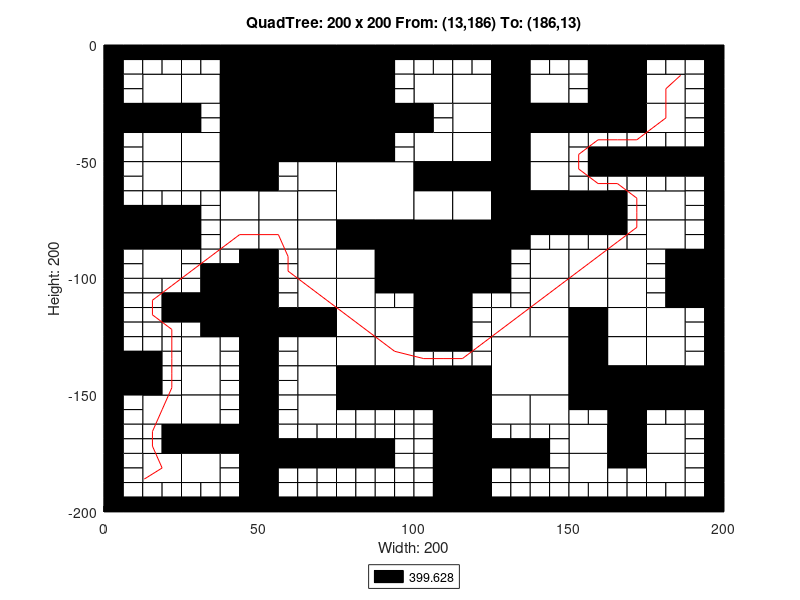

MATLAB code for this plot:
axis([0 200 -200 0]);
title('QuadTree: 200 x 200 From: (13,186) To: (186,13)');
xlabel('Width: 200');
ylabel('Height: 200');
rectangle('Position',[50 -25 25 25], 'FaceColor',[0 0 0]);
rectangle('Position',[50 -50 25 25], 'FaceColor',[0 0 0]);
rectangle('Position',[75 -75 25 25], 'FaceColor',[1 1 1]);
rectangle('Position',[100 -100 25 25], 'FaceColor',[0 0 0]);
rectangle('Position',[125 -150 25 25], 'FaceColor',[1 1 1]);
rectangle('Position',[12.5 -25 12.5 12.5], 'FaceColor',[1 1 1]);
rectangle('Position',[37.5 -12.5 12.5 12.5], 'FaceColor',[0 0 0]);
rectangle('Position',[25 -25 12.5 12.5], 'FaceColor',[1 1 1]);
rectangle('Position',[37.5 -25 12.5 12.5], 'FaceColor',[0 0 0]);
rectangle('Position',[0 -37.5 12.5 12.5], 'FaceColor',[0 0 0]);
rectangle('Position',[12.5 -37.5 12.5 12.5], 'FaceColor',[0 0 0]);
rectangle('Position',[12.5 -50 12.5 12.5], 'FaceColor',[1 1 1]);
rectangle('Position',[37.5 -37.5 12.5 12.5], 'FaceColor',[0 0 0]);
rectangle('Position',[25 -50 12.5 12.5], 'FaceColor',[1 1 1]);
rectangle('Position',[37.5 -50 12.5 12.5], 'FaceColor',[0 0 0]);
rectangle('Position',[75 -12.5 12.5 12.5], 'FaceColor',[0 0 0]);
rectangle('Position',[75 -25 12.5 12.5], 'FaceColor',[0 0 0]);
rectangle('Position',[75 -37.5 12.5 12.5], 'FaceColor',[0 0 0]);
rectangle('Position',[87.5 -37.5 12.5 12.5], 'FaceColor',[0 0 0]);
rectangle('Position',[75 -50 12.5 12.5], 'FaceColor',[0 0 0]);
rectangle('Position',[12.5 -62.5 12.5 12.5], 'FaceColor',[1 1 1]);
rectangle('Position',[25 -62.5 12.5 12.5], 'FaceColor',[1 1 1]);
rectangle('Position',[37.5 -62.5 12.5 12.5], 'FaceColor',[0 0 0]);
rectangle('Position',[37.5 -75 12.5 12.5], 'FaceColor',[1 1 1]);
rectangle('Position',[0 -87.5 12.5 12.5], 'FaceColor',[0 0 0]);
rectangle('Position',[12.5 -87.5 12.5 12.5], 'FaceColor',[0 0 0]);
rectangle('Position',[12.5 -100 12.5 12.5], 'FaceColor',[1 1 1]);
rectangle('Position',[37.5 -87.5 12.5 12.5], 'FaceColor',[1 1 1]);
rectangle('Position',[62.5 -62.5 12.5 12.5], 'FaceColor',[1 1 1]);
rectangle('Position',[50 -75 12.5 12.5], 'FaceColor',[1 1 1]);
rectangle('Position',[62.5 -75 12.5 12.5], 'FaceColor',[1 1 1]);
rectangle('Position',[50 -87.5 12.5 12.5], 'FaceColor',[1 1 1]);
rectangle('Position',[62.5 -87.5 12.5 12.5], 'FaceColor',[1 1 1]);
rectangle('Position',[62.5 -100 12.5 12.5], 'FaceColor',[1 1 1]);
rectangle('Position',[75 -87.5 12.5 12.5], 'FaceColor',[0 0 0]);
rectangle('Position',[87.5 -87.5 12.5 12.5], 'FaceColor',[0 0 0]);
rectangle('Position',[75 -100 12.5 12.5], 'FaceColor',[1 1 1]);
rectangle('Position',[87.5 -100 12.5 12.5], 'FaceColor',[0 0 0]);
rectangle('Position',[100 -25 12.5 12.5], 'FaceColor',[1 1 1]);
rectangle('Position',[112.5 -25 12.5 12.5], 'FaceColor',[1 1 1]);
rectangle('Position',[125 -12.5 12.5 12.5], 'FaceColor',[0 0 0]);
rectangle('Position',[125 -25 12.5 12.5], 'FaceColor',[0 0 0]);
rectangle('Position',[137.5 -25 12.5 12.5], 'FaceColor',[1 1 1]);
rectangle('Position',[112.5 -37.5 12.5 12.5], 'FaceColor',[1 1 1]);
rectangle('Position',[100 -50 12.5 12.5], 'FaceColor',[1 1 1]);
rectangle('Position',[112.5 -50 12.5 12.5], 'FaceColor',[1 1 1]);
rectangle('Position',[125 -37.5 12.5 12.5], 'FaceColor',[0 0 0]);
rectangle('Position',[137.5 -37.5 12.5 12.5], 'FaceColor',[0 0 0]);
rectangle('Position',[125 -50 12.5 12.5], 'FaceColor',[0 0 0]);
rectangle('Position',[137.5 -50 12.5 12.5], 'FaceColor',[1 1 1]);
rectangle('Position',[162.5 -12.5 12.5 12.5], 'FaceColor',[0 0 0]);
rectangle('Position',[162.5 -25 12.5 12.5], 'FaceColor',[0 0 0]);
rectangle('Position',[175 -25 12.5 12.5], 'FaceColor',[1 1 1]);
rectangle('Position',[150 -37.5 12.5 12.5], 'FaceColor',[0 0 0]);
rectangle('Position',[162.5 -37.5 12.5 12.5], 'FaceColor',[0 0 0]);
rectangle('Position',[175 -37.5 12.5 12.5], 'FaceColor',[1 1 1]);
rectangle('Position',[100 -62.5 12.5 12.5], 'FaceColor',[0 0 0]);
rectangle('Position',[112.5 -62.5 12.5 12.5], 'FaceColor',[0 0 0]);
rectangle('Position',[100 -75 12.5 12.5], 'FaceColor',[1 1 1]);
rectangle('Position',[112.5 -75 12.5 12.5], 'FaceColor',[1 1 1]);
rectangle('Position',[125 -62.5 12.5 12.5], 'FaceColor',[0 0 0]);
rectangle('Position',[137.5 -62.5 12.5 12.5], 'FaceColor',[1 1 1]);
rectangle('Position',[125 -75 12.5 12.5], 'FaceColor',[0 0 0]);
rectangle('Position',[137.5 -75 12.5 12.5], 'FaceColor',[0 0 0]);
rectangle('Position',[125 -87.5 12.5 12.5], 'FaceColor',[0 0 0]);
rectangle('Position',[137.5 -100 12.5 12.5], 'FaceColor',[1 1 1]);
rectangle('Position',[150 -75 12.5 12.5], 'FaceColor',[0 0 0]);
rectangle('Position',[175 -75 12.5 12.5], 'FaceColor',[1 1 1]);
rectangle('Position',[150 -100 12.5 12.5], 'FaceColor',[1 1 1]);
rectangle('Position',[162.5 -100 12.5 12.5], 'FaceColor',[1 1 1]);
rectangle('Position',[175 -87.5 12.5 12.5], 'FaceColor',[1 1 1]);
rectangle('Position',[187.5 -100 12.5 12.5], 'FaceColor',[0 0 0]);
rectangle('Position',[37.5 -112.5 12.5 12.5], 'FaceColor',[0 0 0]);
rectangle('Position',[37.5 -125 12.5 12.5], 'FaceColor',[0 0 0]);
rectangle('Position',[0 -150 12.5 12.5], 'FaceColor',[0 0 0]);
rectangle('Position',[25 -137.5 12.5 12.5], 'FaceColor',[1 1 1]);
rectangle('Position',[25 -150 12.5 12.5], 'FaceColor',[1 1 1]);
rectangle('Position',[62.5 -112.5 12.5 12.5], 'FaceColor',[1 1 1]);
rectangle('Position',[50 -125 12.5 12.5], 'FaceColor',[0 0 0]);
rectangle('Position',[62.5 -125 12.5 12.5], 'FaceColor',[0 0 0]);
rectangle('Position',[75 -112.5 12.5 12.5], 'FaceColor',[1 1 1]);
rectangle('Position',[75 -125 12.5 12.5], 'FaceColor',[1 1 1]);
rectangle('Position',[87.5 -125 12.5 12.5], 'FaceColor',[1 1 1]);
rectangle('Position',[62.5 -137.5 12.5 12.5], 'FaceColor',[1 1 1]);
rectangle('Position',[62.5 -150 12.5 12.5], 'FaceColor',[1 1 1]);
rectangle('Position',[75 -137.5 12.5 12.5], 'FaceColor',[1 1 1]);
rectangle('Position',[87.5 -137.5 12.5 12.5], 'FaceColor',[1 1 1]);
rectangle('Position',[75 -150 12.5 12.5], 'FaceColor',[0 0 0]);
rectangle('Position',[87.5 -150 12.5 12.5], 'FaceColor',[0 0 0]);
rectangle('Position',[12.5 -162.5 12.5 12.5], 'FaceColor',[1 1 1]);
rectangle('Position',[25 -162.5 12.5 12.5], 'FaceColor',[1 1 1]);
rectangle('Position',[25 -175 12.5 12.5], 'FaceColor',[0 0 0]);
rectangle('Position',[37.5 -175 12.5 12.5], 'FaceColor',[0 0 0]);
rectangle('Position',[12.5 -187.5 12.5 12.5], 'FaceColor',[1 1 1]);
rectangle('Position',[25 -187.5 12.5 12.5], 'FaceColor',[1 1 1]);
rectangle('Position',[62.5 -162.5 12.5 12.5], 'FaceColor',[1 1 1]);
rectangle('Position',[100 -112.5 12.5 12.5], 'FaceColor',[0 0 0]);
rectangle('Position',[100 -125 12.5 12.5], 'FaceColor',[0 0 0]);
rectangle('Position',[137.5 -112.5 12.5 12.5], 'FaceColor',[1 1 1]);
rectangle('Position',[125 -125 12.5 12.5], 'FaceColor',[1 1 1]);
rectangle('Position',[137.5 -125 12.5 12.5], 'FaceColor',[1 1 1]);
rectangle('Position',[100 -150 12.5 12.5], 'FaceColor',[0 0 0]);
rectangle('Position',[112.5 -150 12.5 12.5], 'FaceColor',[0 0 0]);
rectangle('Position',[150 -112.5 12.5 12.5], 'FaceColor',[1 1 1]);
rectangle('Position',[162.5 -112.5 12.5 12.5], 'FaceColor',[1 1 1]);
rectangle('Position',[150 -125 12.5 12.5], 'FaceColor',[0 0 0]);
rectangle('Position',[162.5 -125 12.5 12.5], 'FaceColor',[1 1 1]);
rectangle('Position',[187.5 -112.5 12.5 12.5], 'FaceColor',[0 0 0]);
rectangle('Position',[175 -125 12.5 12.5], 'FaceColor',[1 1 1]);
rectangle('Position',[150 -137.5 12.5 12.5], 'FaceColor',[0 0 0]);
rectangle('Position',[162.5 -137.5 12.5 12.5], 'FaceColor',[1 1 1]);
rectangle('Position',[150 -150 12.5 12.5], 'FaceColor',[0 0 0]);
rectangle('Position',[162.5 -150 12.5 12.5], 'FaceColor',[0 0 0]);
rectangle('Position',[175 -137.5 12.5 12.5], 'FaceColor',[1 1 1]);
rectangle('Position',[175 -150 12.5 12.5], 'FaceColor',[0 0 0]);
rectangle('Position',[187.5 -150 12.5 12.5], 'FaceColor',[0 0 0]);
rectangle('Position',[112.5 -162.5 12.5 12.5], 'FaceColor',[0 0 0]);
rectangle('Position',[112.5 -175 12.5 12.5], 'FaceColor',[0 0 0]);
rectangle('Position',[125 -162.5 12.5 12.5], 'FaceColor',[1 1 1]);
rectangle('Position',[137.5 -162.5 12.5 12.5], 'FaceColor',[1 1 1]);
rectangle('Position',[112.5 -187.5 12.5 12.5], 'FaceColor',[0 0 0]);
rectangle('Position',[112.5 -200 12.5 12.5], 'FaceColor',[0 0 0]);
rectangle('Position',[162.5 -162.5 12.5 12.5], 'FaceColor',[0 0 0]);
rectangle('Position',[150 -175 12.5 12.5], 'FaceColor',[1 1 1]);
rectangle('Position',[162.5 -175 12.5 12.5], 'FaceColor',[0 0 0]);
rectangle('Position',[175 -175 12.5 12.5], 'FaceColor',[1 1 1]);
rectangle('Position',[150 -187.5 12.5 12.5], 'FaceColor',[1 1 1]);
rectangle('Position',[175 -187.5 12.5 12.5], 'FaceColor',[1 1 1]);
rectangle('Position',[0 -6.25 6.25 6.25], 'FaceColor',[0 0 0]);
rectangle('Position',[6.25 -6.25 6.25 6.25], 'FaceColor',[0 0 0]);
rectangle('Position',[0 -12.5 6.25 6.25], 'FaceColor',[0 0 0]);
rectangle('Position',[6.25 -12.5 6.25 6.25], 'FaceColor',[1 1 1]);
rectangle('Position',[12.5 -6.25 6.25 6.25], 'FaceColor',[0 0 0]);
rectangle('Position',[18.75 -6.25 6.25 6.25], 'FaceColor',[0 0 0]);
rectangle('Position',[12.5 -12.5 6.25 6.25], 'FaceColor',[1 1 1]);
rectangle('Position',[18.75 -12.5 6.25 6.25], 'FaceColor',[1 1 1]);
rectangle('Position',[0 -18.75 6.25 6.25], 'FaceColor',[0 0 0]);
rectangle('Position',[6.25 -18.75 6.25 6.25], 'FaceColor',[1 1 1]);
rectangle('Position',[0 -25 6.25 6.25], 'FaceColor',[0 0 0]);
rectangle('Position',[6.25 -25 6.25 6.25], 'FaceColor',[1 1 1]);
rectangle('Position',[25 -6.25 6.25 6.25], 'FaceColor',[0 0 0]);
rectangle('Position',[31.25 -6.25 6.25 6.25], 'FaceColor',[0 0 0]);
rectangle('Position',[25 -12.5 6.25 6.25], 'FaceColor',[1 1 1]);
rectangle('Position',[31.25 -12.5 6.25 6.25], 'FaceColor',[1 1 1]);
rectangle('Position',[0 -43.75 6.25 6.25], 'FaceColor',[0 0 0]);
rectangle('Position',[6.25 -43.75 6.25 6.25], 'FaceColor',[1 1 1]);
rectangle('Position',[0 -50 6.25 6.25], 'FaceColor',[0 0 0]);
rectangle('Position',[6.25 -50 6.25 6.25], 'FaceColor',[1 1 1]);
rectangle('Position',[25 -31.25 6.25 6.25], 'FaceColor',[0 0 0]);
rectangle('Position',[31.25 -31.25 6.25 6.25], 'FaceColor',[1 1 1]);
rectangle('Position',[25 -37.5 6.25 6.25], 'FaceColor',[0 0 0]);
rectangle('Position',[31.25 -37.5 6.25 6.25], 'FaceColor',[1 1 1]);
rectangle('Position',[87.5 -6.25 6.25 6.25], 'FaceColor',[0 0 0]);
rectangle('Position',[93.75 -6.25 6.25 6.25], 'FaceColor',[0 0 0]);
rectangle('Position',[87.5 -12.5 6.25 6.25], 'FaceColor',[0 0 0]);
rectangle('Position',[93.75 -12.5 6.25 6.25], 'FaceColor',[1 1 1]);
rectangle('Position',[87.5 -18.75 6.25 6.25], 'FaceColor',[0 0 0]);
rectangle('Position',[93.75 -18.75 6.25 6.25], 'FaceColor',[1 1 1]);
rectangle('Position',[87.5 -25 6.25 6.25], 'FaceColor',[0 0 0]);
rectangle('Position',[93.75 -25 6.25 6.25], 'FaceColor',[1 1 1]);
rectangle('Position',[87.5 -43.75 6.25 6.25], 'FaceColor',[0 0 0]);
rectangle('Position',[93.75 -43.75 6.25 6.25], 'FaceColor',[1 1 1]);
rectangle('Position',[87.5 -50 6.25 6.25], 'FaceColor',[0 0 0]);
rectangle('Position',[93.75 -50 6.25 6.25], 'FaceColor',[1 1 1]);
rectangle('Position',[0 -56.25 6.25 6.25], 'FaceColor',[0 0 0]);
rectangle('Position',[6.25 -56.25 6.25 6.25], 'FaceColor',[1 1 1]);
rectangle('Position',[0 -62.5 6.25 6.25], 'FaceColor',[0 0 0]);
rectangle('Position',[6.25 -62.5 6.25 6.25], 'FaceColor',[1 1 1]);
rectangle('Position',[0 -68.75 6.25 6.25], 'FaceColor',[0 0 0]);
rectangle('Position',[6.25 -68.75 6.25 6.25], 'FaceColor',[1 1 1]);
rectangle('Position',[0 -75 6.25 6.25], 'FaceColor',[0 0 0]);
rectangle('Position',[6.25 -75 6.25 6.25], 'FaceColor',[0 0 0]);
rectangle('Position',[12.5 -68.75 6.25 6.25], 'FaceColor',[1 1 1]);
rectangle('Position',[18.75 -68.75 6.25 6.25], 'FaceColor',[1 1 1]);
rectangle('Position',[12.5 -75 6.25 6.25], 'FaceColor',[0 0 0]);
rectangle('Position',[18.75 -75 6.25 6.25], 'FaceColor',[0 0 0]);
rectangle('Position',[25 -68.75 6.25 6.25], 'FaceColor',[1 1 1]);
rectangle('Position',[31.25 -68.75 6.25 6.25], 'FaceColor',[1 1 1]);
rectangle('Position',[25 -75 6.25 6.25], 'FaceColor',[0 0 0]);
rectangle('Position',[31.25 -75 6.25 6.25], 'FaceColor',[1 1 1]);
rectangle('Position',[0 -93.75 6.25 6.25], 'FaceColor',[0 0 0]);
rectangle('Position',[6.25 -93.75 6.25 6.25], 'FaceColor',[1 1 1]);
rectangle('Position',[0 -100 6.25 6.25], 'FaceColor',[0 0 0]);
rectangle('Position',[6.25 -100 6.25 6.25], 'FaceColor',[1 1 1]);
rectangle('Position',[25 -81.25 6.25 6.25], 'FaceColor',[0 0 0]);
rectangle('Position',[31.25 -81.25 6.25 6.25], 'FaceColor',[1 1 1]);
rectangle('Position',[25 -87.5 6.25 6.25], 'FaceColor',[0 0 0]);
rectangle('Position',[31.25 -87.5 6.25 6.25], 'FaceColor',[1 1 1]);
rectangle('Position',[25 -93.75 6.25 6.25], 'FaceColor',[1 1 1]);
rectangle('Position',[31.25 -93.75 6.25 6.25], 'FaceColor',[1 1 1]);
rectangle('Position',[25 -100 6.25 6.25], 'FaceColor',[1 1 1]);
rectangle('Position',[31.25 -100 6.25 6.25], 'FaceColor',[0 0 0]);
rectangle('Position',[37.5 -93.75 6.25 6.25], 'FaceColor',[1 1 1]);
rectangle('Position',[43.75 -93.75 6.25 6.25], 'FaceColor',[0 0 0]);
rectangle('Position',[37.5 -100 6.25 6.25], 'FaceColor',[0 0 0]);
rectangle('Position',[43.75 -100 6.25 6.25], 'FaceColor',[0 0 0]);
rectangle('Position',[50 -56.25 6.25 6.25], 'FaceColor',[0 0 0]);
rectangle('Position',[56.25 -56.25 6.25 6.25], 'FaceColor',[1 1 1]);
rectangle('Position',[50 -62.5 6.25 6.25], 'FaceColor',[0 0 0]);
rectangle('Position',[56.25 -62.5 6.25 6.25], 'FaceColor',[1 1 1]);
rectangle('Position',[50 -93.75 6.25 6.25], 'FaceColor',[0 0 0]);
rectangle('Position',[56.25 -93.75 6.25 6.25], 'FaceColor',[1 1 1]);
rectangle('Position',[50 -100 6.25 6.25], 'FaceColor',[0 0 0]);
rectangle('Position',[56.25 -100 6.25 6.25], 'FaceColor',[1 1 1]);
rectangle('Position',[100 -6.25 6.25 6.25], 'FaceColor',[0 0 0]);
rectangle('Position',[106.25 -6.25 6.25 6.25], 'FaceColor',[0 0 0]);
rectangle('Position',[100 -12.5 6.25 6.25], 'FaceColor',[1 1 1]);
rectangle('Position',[106.25 -12.5 6.25 6.25], 'FaceColor',[1 1 1]);
rectangle('Position',[112.5 -6.25 6.25 6.25], 'FaceColor',[0 0 0]);
rectangle('Position',[118.75 -6.25 6.25 6.25], 'FaceColor',[0 0 0]);
rectangle('Position',[112.5 -12.5 6.25 6.25], 'FaceColor',[1 1 1]);
rectangle('Position',[118.75 -12.5 6.25 6.25], 'FaceColor',[1 1 1]);
rectangle('Position',[137.5 -6.25 6.25 6.25], 'FaceColor',[0 0 0]);
rectangle('Position',[143.75 -6.25 6.25 6.25], 'FaceColor',[0 0 0]);
rectangle('Position',[137.5 -12.5 6.25 6.25], 'FaceColor',[1 1 1]);
rectangle('Position',[143.75 -12.5 6.25 6.25], 'FaceColor',[1 1 1]);
rectangle('Position',[100 -31.25 6.25 6.25], 'FaceColor',[0 0 0]);
rectangle('Position',[106.25 -31.25 6.25 6.25], 'FaceColor',[1 1 1]);
rectangle('Position',[100 -37.5 6.25 6.25], 'FaceColor',[0 0 0]);
rectangle('Position',[106.25 -37.5 6.25 6.25], 'FaceColor',[1 1 1]);
rectangle('Position',[150 -6.25 6.25 6.25], 'FaceColor',[0 0 0]);
rectangle('Position',[156.25 -6.25 6.25 6.25], 'FaceColor',[0 0 0]);
rectangle('Position',[150 -12.5 6.25 6.25], 'FaceColor',[1 1 1]);
rectangle('Position',[156.25 -12.5 6.25 6.25], 'FaceColor',[0 0 0]);
rectangle('Position',[150 -18.75 6.25 6.25], 'FaceColor',[1 1 1]);
rectangle('Position',[156.25 -18.75 6.25 6.25], 'FaceColor',[0 0 0]);
rectangle('Position',[150 -25 6.25 6.25], 'FaceColor',[1 1 1]);
rectangle('Position',[156.25 -25 6.25 6.25], 'FaceColor',[0 0 0]);
rectangle('Position',[175 -6.25 6.25 6.25], 'FaceColor',[0 0 0]);
rectangle('Position',[181.25 -6.25 6.25 6.25], 'FaceColor',[0 0 0]);
rectangle('Position',[175 -12.5 6.25 6.25], 'FaceColor',[1 1 1]);
rectangle('Position',[181.25 -12.5 6.25 6.25], 'FaceColor',[1 1 1]);
rectangle('Position',[187.5 -6.25 6.25 6.25], 'FaceColor',[0 0 0]);
rectangle('Position',[193.75 -6.25 6.25 6.25], 'FaceColor',[0 0 0]);
rectangle('Position',[187.5 -12.5 6.25 6.25], 'FaceColor',[1 1 1]);
rectangle('Position',[193.75 -12.5 6.25 6.25], 'FaceColor',[0 0 0]);
rectangle('Position',[187.5 -18.75 6.25 6.25], 'FaceColor',[1 1 1]);
rectangle('Position',[193.75 -18.75 6.25 6.25], 'FaceColor',[0 0 0]);
rectangle('Position',[187.5 -25 6.25 6.25], 'FaceColor',[1 1 1]);
rectangle('Position',[193.75 -25 6.25 6.25], 'FaceColor',[0 0 0]);
rectangle('Position',[150 -43.75 6.25 6.25], 'FaceColor',[1 1 1]);
rectangle('Position',[156.25 -43.75 6.25 6.25], 'FaceColor',[1 1 1]);
rectangle('Position',[150 -50 6.25 6.25], 'FaceColor',[1 1 1]);
rectangle('Position',[156.25 -50 6.25 6.25], 'FaceColor',[0 0 0]);
rectangle('Position',[162.5 -43.75 6.25 6.25], 'FaceColor',[1 1 1]);
rectangle('Position',[168.75 -43.75 6.25 6.25], 'FaceColor',[1 1 1]);
rectangle('Position',[162.5 -50 6.25 6.25], 'FaceColor',[0 0 0]);
rectangle('Position',[168.75 -50 6.25 6.25], 'FaceColor',[0 0 0]);
rectangle('Position',[187.5 -31.25 6.25 6.25], 'FaceColor',[1 1 1]);
rectangle('Position',[193.75 -31.25 6.25 6.25], 'FaceColor',[0 0 0]);
rectangle('Position',[187.5 -37.5 6.25 6.25], 'FaceColor',[1 1 1]);
rectangle('Position',[193.75 -37.5 6.25 6.25], 'FaceColor',[0 0 0]);
rectangle('Position',[175 -43.75 6.25 6.25], 'FaceColor',[1 1 1]);
rectangle('Position',[181.25 -43.75 6.25 6.25], 'FaceColor',[1 1 1]);
rectangle('Position',[175 -50 6.25 6.25], 'FaceColor',[0 0 0]);
rectangle('Position',[181.25 -50 6.25 6.25], 'FaceColor',[0 0 0]);
rectangle('Position',[187.5 -43.75 6.25 6.25], 'FaceColor',[1 1 1]);
rectangle('Position',[193.75 -43.75 6.25 6.25], 'FaceColor',[0 0 0]);
rectangle('Position',[187.5 -50 6.25 6.25], 'FaceColor',[0 0 0]);
rectangle('Position',[193.75 -50 6.25 6.25], 'FaceColor',[0 0 0]);
rectangle('Position',[137.5 -81.25 6.25 6.25], 'FaceColor',[0 0 0]);
rectangle('Position',[143.75 -81.25 6.25 6.25], 'FaceColor',[0 0 0]);
rectangle('Position',[137.5 -87.5 6.25 6.25], 'FaceColor',[1 1 1]);
rectangle('Position',[143.75 -87.5 6.25 6.25], 'FaceColor',[1 1 1]);
rectangle('Position',[125 -93.75 6.25 6.25], 'FaceColor',[0 0 0]);
rectangle('Position',[131.25 -93.75 6.25 6.25], 'FaceColor',[1 1 1]);
rectangle('Position',[125 -100 6.25 6.25], 'FaceColor',[0 0 0]);
rectangle('Position',[131.25 -100 6.25 6.25], 'FaceColor',[1 1 1]);
rectangle('Position',[150 -56.25 6.25 6.25], 'FaceColor',[1 1 1]);
rectangle('Position',[156.25 -56.25 6.25 6.25], 'FaceColor',[0 0 0]);
rectangle('Position',[150 -62.5 6.25 6.25], 'FaceColor',[1 1 1]);
rectangle('Position',[156.25 -62.5 6.25 6.25], 'FaceColor',[1 1 1]);
rectangle('Position',[162.5 -56.25 6.25 6.25], 'FaceColor',[0 0 0]);
rectangle('Position',[168.75 -56.25 6.25 6.25], 'FaceColor',[0 0 0]);
rectangle('Position',[162.5 -62.5 6.25 6.25], 'FaceColor',[1 1 1]);
rectangle('Position',[168.75 -62.5 6.25 6.25], 'FaceColor',[1 1 1]);
rectangle('Position',[162.5 -68.75 6.25 6.25], 'FaceColor',[0 0 0]);
rectangle('Position',[168.75 -68.75 6.25 6.25], 'FaceColor',[1 1 1]);
rectangle('Position',[162.5 -75 6.25 6.25], 'FaceColor',[0 0 0]);
rectangle('Position',[168.75 -75 6.25 6.25], 'FaceColor',[1 1 1]);
rectangle('Position',[175 -56.25 6.25 6.25], 'FaceColor',[0 0 0]);
rectangle('Position',[181.25 -56.25 6.25 6.25], 'FaceColor',[0 0 0]);
rectangle('Position',[175 -62.5 6.25 6.25], 'FaceColor',[1 1 1]);
rectangle('Position',[181.25 -62.5 6.25 6.25], 'FaceColor',[1 1 1]);
rectangle('Position',[187.5 -56.25 6.25 6.25], 'FaceColor',[0 0 0]);
rectangle('Position',[193.75 -56.25 6.25 6.25], 'FaceColor',[0 0 0]);
rectangle('Position',[187.5 -62.5 6.25 6.25], 'FaceColor',[1 1 1]);
rectangle('Position',[193.75 -62.5 6.25 6.25], 'FaceColor',[0 0 0]);
rectangle('Position',[187.5 -68.75 6.25 6.25], 'FaceColor',[1 1 1]);
rectangle('Position',[193.75 -68.75 6.25 6.25], 'FaceColor',[0 0 0]);
rectangle('Position',[187.5 -75 6.25 6.25], 'FaceColor',[1 1 1]);
rectangle('Position',[193.75 -75 6.25 6.25], 'FaceColor',[0 0 0]);
rectangle('Position',[150 -81.25 6.25 6.25], 'FaceColor',[0 0 0]);
rectangle('Position',[156.25 -81.25 6.25 6.25], 'FaceColor',[0 0 0]);
rectangle('Position',[150 -87.5 6.25 6.25], 'FaceColor',[1 1 1]);
rectangle('Position',[156.25 -87.5 6.25 6.25], 'FaceColor',[1 1 1]);
rectangle('Position',[162.5 -81.25 6.25 6.25], 'FaceColor',[0 0 0]);
rectangle('Position',[168.75 -81.25 6.25 6.25], 'FaceColor',[1 1 1]);
rectangle('Position',[162.5 -87.5 6.25 6.25], 'FaceColor',[1 1 1]);
rectangle('Position',[168.75 -87.5 6.25 6.25], 'FaceColor',[1 1 1]);
rectangle('Position',[187.5 -81.25 6.25 6.25], 'FaceColor',[1 1 1]);
rectangle('Position',[193.75 -81.25 6.25 6.25], 'FaceColor',[0 0 0]);
rectangle('Position',[187.5 -87.5 6.25 6.25], 'FaceColor',[1 1 1]);
rectangle('Position',[193.75 -87.5 6.25 6.25], 'FaceColor',[0 0 0]);
rectangle('Position',[175 -93.75 6.25 6.25], 'FaceColor',[1 1 1]);
rectangle('Position',[181.25 -93.75 6.25 6.25], 'FaceColor',[0 0 0]);
rectangle('Position',[175 -100 6.25 6.25], 'FaceColor',[1 1 1]);
rectangle('Position',[181.25 -100 6.25 6.25], 'FaceColor',[0 0 0]);
rectangle('Position',[0 -106.25 6.25 6.25], 'FaceColor',[0 0 0]);
rectangle('Position',[6.25 -106.25 6.25 6.25], 'FaceColor',[1 1 1]);
rectangle('Position',[0 -112.5 6.25 6.25], 'FaceColor',[0 0 0]);
rectangle('Position',[6.25 -112.5 6.25 6.25], 'FaceColor',[1 1 1]);
rectangle('Position',[12.5 -106.25 6.25 6.25], 'FaceColor',[1 1 1]);
rectangle('Position',[18.75 -106.25 6.25 6.25], 'FaceColor',[1 1 1]);
rectangle('Position',[12.5 -112.5 6.25 6.25], 'FaceColor',[1 1 1]);
rectangle('Position',[18.75 -112.5 6.25 6.25], 'FaceColor',[0 0 0]);
rectangle('Position',[0 -118.75 6.25 6.25], 'FaceColor',[0 0 0]);
rectangle('Position',[6.25 -118.75 6.25 6.25], 'FaceColor',[1 1 1]);
rectangle('Position',[0 -125 6.25 6.25], 'FaceColor',[0 0 0]);
rectangle('Position',[6.25 -125 6.25 6.25], 'FaceColor',[1 1 1]);
rectangle('Position',[12.5 -118.75 6.25 6.25], 'FaceColor',[1 1 1]);
rectangle('Position',[18.75 -118.75 6.25 6.25], 'FaceColor',[0 0 0]);
rectangle('Position',[12.5 -125 6.25 6.25], 'FaceColor',[1 1 1]);
rectangle('Position',[18.75 -125 6.25 6.25], 'FaceColor',[1 1 1]);
rectangle('Position',[25 -106.25 6.25 6.25], 'FaceColor',[1 1 1]);
rectangle('Position',[31.25 -106.25 6.25 6.25], 'FaceColor',[0 0 0]);
rectangle('Position',[25 -112.5 6.25 6.25], 'FaceColor',[0 0 0]);
rectangle('Position',[31.25 -112.5 6.25 6.25], 'FaceColor',[0 0 0]);
rectangle('Position',[25 -118.75 6.25 6.25], 'FaceColor',[0 0 0]);
rectangle('Position',[31.25 -118.75 6.25 6.25], 'FaceColor',[0 0 0]);
rectangle('Position',[25 -125 6.25 6.25], 'FaceColor',[1 1 1]);
rectangle('Position',[31.25 -125 6.25 6.25], 'FaceColor',[0 0 0]);
rectangle('Position',[0 -131.25 6.25 6.25], 'FaceColor',[0 0 0]);
rectangle('Position',[6.25 -131.25 6.25 6.25], 'FaceColor',[1 1 1]);
rectangle('Position',[0 -137.5 6.25 6.25], 'FaceColor',[0 0 0]);
rectangle('Position',[6.25 -137.5 6.25 6.25], 'FaceColor',[0 0 0]);
rectangle('Position',[12.5 -131.25 6.25 6.25], 'FaceColor',[1 1 1]);
rectangle('Position',[18.75 -131.25 6.25 6.25], 'FaceColor',[1 1 1]);
rectangle('Position',[12.5 -137.5 6.25 6.25], 'FaceColor',[0 0 0]);
rectangle('Position',[18.75 -137.5 6.25 6.25], 'FaceColor',[1 1 1]);
rectangle('Position',[12.5 -143.75 6.25 6.25], 'FaceColor',[0 0 0]);
rectangle('Position',[18.75 -143.75 6.25 6.25], 'FaceColor',[1 1 1]);
rectangle('Position',[12.5 -150 6.25 6.25], 'FaceColor',[0 0 0]);
rectangle('Position',[18.75 -150 6.25 6.25], 'FaceColor',[1 1 1]);
rectangle('Position',[37.5 -131.25 6.25 6.25], 'FaceColor',[1 1 1]);
rectangle('Position',[43.75 -131.25 6.25 6.25], 'FaceColor',[0 0 0]);
rectangle('Position',[37.5 -137.5 6.25 6.25], 'FaceColor',[1 1 1]);
rectangle('Position',[43.75 -137.5 6.25 6.25], 'FaceColor',[0 0 0]);
rectangle('Position',[37.5 -143.75 6.25 6.25], 'FaceColor',[1 1 1]);
rectangle('Position',[43.75 -143.75 6.25 6.25], 'FaceColor',[0 0 0]);
rectangle('Position',[37.5 -150 6.25 6.25], 'FaceColor',[1 1 1]);
rectangle('Position',[43.75 -150 6.25 6.25], 'FaceColor',[0 0 0]);
rectangle('Position',[50 -106.25 6.25 6.25], 'FaceColor',[0 0 0]);
rectangle('Position',[56.25 -106.25 6.25 6.25], 'FaceColor',[1 1 1]);
rectangle('Position',[50 -112.5 6.25 6.25], 'FaceColor',[0 0 0]);
rectangle('Position',[56.25 -112.5 6.25 6.25], 'FaceColor',[1 1 1]);
rectangle('Position',[87.5 -106.25 6.25 6.25], 'FaceColor',[0 0 0]);
rectangle('Position',[93.75 -106.25 6.25 6.25], 'FaceColor',[0 0 0]);
rectangle('Position',[87.5 -112.5 6.25 6.25], 'FaceColor',[1 1 1]);
rectangle('Position',[93.75 -112.5 6.25 6.25], 'FaceColor',[1 1 1]);
rectangle('Position',[50 -131.25 6.25 6.25], 'FaceColor',[0 0 0]);
rectangle('Position',[56.25 -131.25 6.25 6.25], 'FaceColor',[1 1 1]);
rectangle('Position',[50 -137.5 6.25 6.25], 'FaceColor',[0 0 0]);
rectangle('Position',[56.25 -137.5 6.25 6.25], 'FaceColor',[1 1 1]);
rectangle('Position',[50 -143.75 6.25 6.25], 'FaceColor',[0 0 0]);
rectangle('Position',[56.25 -143.75 6.25 6.25], 'FaceColor',[1 1 1]);
rectangle('Position',[50 -150 6.25 6.25], 'FaceColor',[0 0 0]);
rectangle('Position',[56.25 -150 6.25 6.25], 'FaceColor',[1 1 1]);
rectangle('Position',[0 -156.25 6.25 6.25], 'FaceColor',[0 0 0]);
rectangle('Position',[6.25 -156.25 6.25 6.25], 'FaceColor',[1 1 1]);
rectangle('Position',[0 -162.5 6.25 6.25], 'FaceColor',[0 0 0]);
rectangle('Position',[6.25 -162.5 6.25 6.25], 'FaceColor',[1 1 1]);
rectangle('Position',[0 -168.75 6.25 6.25], 'FaceColor',[0 0 0]);
rectangle('Position',[6.25 -168.75 6.25 6.25], 'FaceColor',[1 1 1]);
rectangle('Position',[0 -175 6.25 6.25], 'FaceColor',[0 0 0]);
rectangle('Position',[6.25 -175 6.25 6.25], 'FaceColor',[1 1 1]);
rectangle('Position',[12.5 -168.75 6.25 6.25], 'FaceColor',[1 1 1]);
rectangle('Position',[18.75 -168.75 6.25 6.25], 'FaceColor',[0 0 0]);
rectangle('Position',[12.5 -175 6.25 6.25], 'FaceColor',[1 1 1]);
rectangle('Position',[18.75 -175 6.25 6.25], 'FaceColor',[0 0 0]);
rectangle('Position',[37.5 -156.25 6.25 6.25], 'FaceColor',[1 1 1]);
rectangle('Position',[43.75 -156.25 6.25 6.25], 'FaceColor',[0 0 0]);
rectangle('Position',[37.5 -162.5 6.25 6.25], 'FaceColor',[1 1 1]);
rectangle('Position',[43.75 -162.5 6.25 6.25], 'FaceColor',[0 0 0]);
rectangle('Position',[0 -181.25 6.25 6.25], 'FaceColor',[0 0 0]);
rectangle('Position',[6.25 -181.25 6.25 6.25], 'FaceColor',[1 1 1]);
rectangle('Position',[0 -187.5 6.25 6.25], 'FaceColor',[0 0 0]);
rectangle('Position',[6.25 -187.5 6.25 6.25], 'FaceColor',[1 1 1]);
rectangle('Position',[0 -193.75 6.25 6.25], 'FaceColor',[0 0 0]);
rectangle('Position',[6.25 -193.75 6.25 6.25], 'FaceColor',[1 1 1]);
rectangle('Position',[0 -200 6.25 6.25], 'FaceColor',[0 0 0]);
rectangle('Position',[6.25 -200 6.25 6.25], 'FaceColor',[0 0 0]);
rectangle('Position',[12.5 -193.75 6.25 6.25], 'FaceColor',[1 1 1]);
rectangle('Position',[18.75 -193.75 6.25 6.25], 'FaceColor',[1 1 1]);
rectangle('Position',[12.5 -200 6.25 6.25], 'FaceColor',[0 0 0]);
rectangle('Position',[18.75 -200 6.25 6.25], 'FaceColor',[0 0 0]);
rectangle('Position',[37.5 -181.25 6.25 6.25], 'FaceColor',[1 1 1]);
rectangle('Position',[43.75 -181.25 6.25 6.25], 'FaceColor',[0 0 0]);
rectangle('Position',[37.5 -187.5 6.25 6.25], 'FaceColor',[1 1 1]);
rectangle('Position',[43.75 -187.5 6.25 6.25], 'FaceColor',[0 0 0]);
rectangle('Position',[25 -193.75 6.25 6.25], 'FaceColor',[1 1 1]);
rectangle('Position',[31.25 -193.75 6.25 6.25], 'FaceColor',[1 1 1]);
rectangle('Position',[25 -200 6.25 6.25], 'FaceColor',[0 0 0]);
rectangle('Position',[31.25 -200 6.25 6.25], 'FaceColor',[0 0 0]);
rectangle('Position',[37.5 -193.75 6.25 6.25], 'FaceColor',[1 1 1]);
rectangle('Position',[43.75 -193.75 6.25 6.25], 'FaceColor',[0 0 0]);
rectangle('Position',[37.5 -200 6.25 6.25], 'FaceColor',[0 0 0]);
rectangle('Position',[43.75 -200 6.25 6.25], 'FaceColor',[0 0 0]);
rectangle('Position',[50 -156.25 6.25 6.25], 'FaceColor',[0 0 0]);
rectangle('Position',[56.25 -156.25 6.25 6.25], 'FaceColor',[1 1 1]);
rectangle('Position',[50 -162.5 6.25 6.25], 'FaceColor',[0 0 0]);
rectangle('Position',[56.25 -162.5 6.25 6.25], 'FaceColor',[1 1 1]);
rectangle('Position',[50 -168.75 6.25 6.25], 'FaceColor',[0 0 0]);
rectangle('Position',[56.25 -168.75 6.25 6.25], 'FaceColor',[1 1 1]);
rectangle('Position',[50 -175 6.25 6.25], 'FaceColor',[0 0 0]);
rectangle('Position',[56.25 -175 6.25 6.25], 'FaceColor',[0 0 0]);
rectangle('Position',[62.5 -168.75 6.25 6.25], 'FaceColor',[1 1 1]);
rectangle('Position',[68.75 -168.75 6.25 6.25], 'FaceColor',[1 1 1]);
rectangle('Position',[62.5 -175 6.25 6.25], 'FaceColor',[0 0 0]);
rectangle('Position',[68.75 -175 6.25 6.25], 'FaceColor',[0 0 0]);
rectangle('Position',[75 -156.25 6.25 6.25], 'FaceColor',[0 0 0]);
rectangle('Position',[81.25 -156.25 6.25 6.25], 'FaceColor',[0 0 0]);
rectangle('Position',[75 -162.5 6.25 6.25], 'FaceColor',[1 1 1]);
rectangle('Position',[81.25 -162.5 6.25 6.25], 'FaceColor',[1 1 1]);
rectangle('Position',[87.5 -156.25 6.25 6.25], 'FaceColor',[0 0 0]);
rectangle('Position',[93.75 -156.25 6.25 6.25], 'FaceColor',[0 0 0]);
rectangle('Position',[87.5 -162.5 6.25 6.25], 'FaceColor',[1 1 1]);
rectangle('Position',[93.75 -162.5 6.25 6.25], 'FaceColor',[1 1 1]);
rectangle('Position',[75 -168.75 6.25 6.25], 'FaceColor',[1 1 1]);
rectangle('Position',[81.25 -168.75 6.25 6.25], 'FaceColor',[1 1 1]);
rectangle('Position',[75 -175 6.25 6.25], 'FaceColor',[0 0 0]);
rectangle('Position',[81.25 -175 6.25 6.25], 'FaceColor',[0 0 0]);
rectangle('Position',[87.5 -168.75 6.25 6.25], 'FaceColor',[1 1 1]);
rectangle('Position',[93.75 -168.75 6.25 6.25], 'FaceColor',[1 1 1]);
rectangle('Position',[87.5 -175 6.25 6.25], 'FaceColor',[0 0 0]);
rectangle('Position',[93.75 -175 6.25 6.25], 'FaceColor',[1 1 1]);
rectangle('Position',[50 -181.25 6.25 6.25], 'FaceColor',[0 0 0]);
rectangle('Position',[56.25 -181.25 6.25 6.25], 'FaceColor',[0 0 0]);
rectangle('Position',[50 -187.5 6.25 6.25], 'FaceColor',[0 0 0]);
rectangle('Position',[56.25 -187.5 6.25 6.25], 'FaceColor',[1 1 1]);
rectangle('Position',[62.5 -181.25 6.25 6.25], 'FaceColor',[0 0 0]);
rectangle('Position',[68.75 -181.25 6.25 6.25], 'FaceColor',[0 0 0]);
rectangle('Position',[62.5 -187.5 6.25 6.25], 'FaceColor',[1 1 1]);
rectangle('Position',[68.75 -187.5 6.25 6.25], 'FaceColor',[1 1 1]);
rectangle('Position',[50 -193.75 6.25 6.25], 'FaceColor',[0 0 0]);
rectangle('Position',[56.25 -193.75 6.25 6.25], 'FaceColor',[1 1 1]);
rectangle('Position',[50 -200 6.25 6.25], 'FaceColor',[0 0 0]);
rectangle('Position',[56.25 -200 6.25 6.25], 'FaceColor',[0 0 0]);
rectangle('Position',[62.5 -193.75 6.25 6.25], 'FaceColor',[1 1 1]);
rectangle('Position',[68.75 -193.75 6.25 6.25], 'FaceColor',[1 1 1]);
rectangle('Position',[62.5 -200 6.25 6.25], 'FaceColor',[0 0 0]);
rectangle('Position',[68.75 -200 6.25 6.25], 'FaceColor',[0 0 0]);
rectangle('Position',[75 -181.25 6.25 6.25], 'FaceColor',[0 0 0]);
rectangle('Position',[81.25 -181.25 6.25 6.25], 'FaceColor',[0 0 0]);
rectangle('Position',[75 -187.5 6.25 6.25], 'FaceColor',[1 1 1]);
rectangle('Position',[81.25 -187.5 6.25 6.25], 'FaceColor',[1 1 1]);
rectangle('Position',[87.5 -181.25 6.25 6.25], 'FaceColor',[0 0 0]);
rectangle('Position',[93.75 -181.25 6.25 6.25], 'FaceColor',[1 1 1]);
rectangle('Position',[87.5 -187.5 6.25 6.25], 'FaceColor',[1 1 1]);
rectangle('Position',[93.75 -187.5 6.25 6.25], 'FaceColor',[1 1 1]);
rectangle('Position',[75 -193.75 6.25 6.25], 'FaceColor',[1 1 1]);
rectangle('Position',[81.25 -193.75 6.25 6.25], 'FaceColor',[1 1 1]);
rectangle('Position',[75 -200 6.25 6.25], 'FaceColor',[0 0 0]);
rectangle('Position',[81.25 -200 6.25 6.25], 'FaceColor',[0 0 0]);
rectangle('Position',[87.5 -193.75 6.25 6.25], 'FaceColor',[1 1 1]);
rectangle('Position',[93.75 -193.75 6.25 6.25], 'FaceColor',[1 1 1]);
rectangle('Position',[87.5 -200 6.25 6.25], 'FaceColor',[0 0 0]);
rectangle('Position',[93.75 -200 6.25 6.25], 'FaceColor',[0 0 0]);
rectangle('Position',[112.5 -106.25 6.25 6.25], 'FaceColor',[0 0 0]);
rectangle('Position',[118.75 -106.25 6.25 6.25], 'FaceColor',[0 0 0]);
rectangle('Position',[112.5 -112.5 6.25 6.25], 'FaceColor',[0 0 0]);
rectangle('Position',[118.75 -112.5 6.25 6.25], 'FaceColor',[1 1 1]);
rectangle('Position',[112.5 -118.75 6.25 6.25], 'FaceColor',[0 0 0]);
rectangle('Position',[118.75 -118.75 6.25 6.25], 'FaceColor',[1 1 1]);
rectangle('Position',[112.5 -125 6.25 6.25], 'FaceColor',[0 0 0]);
rectangle('Position',[118.75 -125 6.25 6.25], 'FaceColor',[1 1 1]);
rectangle('Position',[125 -106.25 6.25 6.25], 'FaceColor',[0 0 0]);
rectangle('Position',[131.25 -106.25 6.25 6.25], 'FaceColor',[1 1 1]);
rectangle('Position',[125 -112.5 6.25 6.25], 'FaceColor',[1 1 1]);
rectangle('Position',[131.25 -112.5 6.25 6.25], 'FaceColor',[1 1 1]);
rectangle('Position',[100 -131.25 6.25 6.25], 'FaceColor',[0 0 0]);
rectangle('Position',[106.25 -131.25 6.25 6.25], 'FaceColor',[0 0 0]);
rectangle('Position',[100 -137.5 6.25 6.25], 'FaceColor',[1 1 1]);
rectangle('Position',[106.25 -137.5 6.25 6.25], 'FaceColor',[1 1 1]);
rectangle('Position',[112.5 -131.25 6.25 6.25], 'FaceColor',[0 0 0]);
rectangle('Position',[118.75 -131.25 6.25 6.25], 'FaceColor',[1 1 1]);
rectangle('Position',[112.5 -137.5 6.25 6.25], 'FaceColor',[1 1 1]);
rectangle('Position',[118.75 -137.5 6.25 6.25], 'FaceColor',[1 1 1]);
rectangle('Position',[175 -106.25 6.25 6.25], 'FaceColor',[1 1 1]);
rectangle('Position',[181.25 -106.25 6.25 6.25], 'FaceColor',[0 0 0]);
rectangle('Position',[175 -112.5 6.25 6.25], 'FaceColor',[1 1 1]);
rectangle('Position',[181.25 -112.5 6.25 6.25], 'FaceColor',[0 0 0]);
rectangle('Position',[187.5 -118.75 6.25 6.25], 'FaceColor',[1 1 1]);
rectangle('Position',[193.75 -118.75 6.25 6.25], 'FaceColor',[0 0 0]);
rectangle('Position',[187.5 -125 6.25 6.25], 'FaceColor',[1 1 1]);
rectangle('Position',[193.75 -125 6.25 6.25], 'FaceColor',[0 0 0]);
rectangle('Position',[187.5 -131.25 6.25 6.25], 'FaceColor',[1 1 1]);
rectangle('Position',[193.75 -131.25 6.25 6.25], 'FaceColor',[0 0 0]);
rectangle('Position',[187.5 -137.5 6.25 6.25], 'FaceColor',[1 1 1]);
rectangle('Position',[193.75 -137.5 6.25 6.25], 'FaceColor',[0 0 0]);
rectangle('Position',[100 -156.25 6.25 6.25], 'FaceColor',[0 0 0]);
rectangle('Position',[106.25 -156.25 6.25 6.25], 'FaceColor',[0 0 0]);
rectangle('Position',[100 -162.5 6.25 6.25], 'FaceColor',[1 1 1]);
rectangle('Position',[106.25 -162.5 6.25 6.25], 'FaceColor',[0 0 0]);
rectangle('Position',[100 -168.75 6.25 6.25], 'FaceColor',[1 1 1]);
rectangle('Position',[106.25 -168.75 6.25 6.25], 'FaceColor',[0 0 0]);
rectangle('Position',[100 -175 6.25 6.25], 'FaceColor',[1 1 1]);
rectangle('Position',[106.25 -175 6.25 6.25], 'FaceColor',[0 0 0]);
rectangle('Position',[125 -168.75 6.25 6.25], 'FaceColor',[1 1 1]);
rectangle('Position',[131.25 -168.75 6.25 6.25], 'FaceColor',[1 1 1]);
rectangle('Position',[125 -175 6.25 6.25], 'FaceColor',[0 0 0]);
rectangle('Position',[131.25 -175 6.25 6.25], 'FaceColor',[0 0 0]);
rectangle('Position',[137.5 -168.75 6.25 6.25], 'FaceColor',[1 1 1]);
rectangle('Position',[143.75 -168.75 6.25 6.25], 'FaceColor',[1 1 1]);
rectangle('Position',[137.5 -175 6.25 6.25], 'FaceColor',[0 0 0]);
rectangle('Position',[143.75 -175 6.25 6.25], 'FaceColor',[1 1 1]);
rectangle('Position',[100 -181.25 6.25 6.25], 'FaceColor',[1 1 1]);
rectangle('Position',[106.25 -181.25 6.25 6.25], 'FaceColor',[0 0 0]);
rectangle('Position',[100 -187.5 6.25 6.25], 'FaceColor',[1 1 1]);
rectangle('Position',[106.25 -187.5 6.25 6.25], 'FaceColor',[0 0 0]);
rectangle('Position',[100 -193.75 6.25 6.25], 'FaceColor',[1 1 1]);
rectangle('Position',[106.25 -193.75 6.25 6.25], 'FaceColor',[0 0 0]);
rectangle('Position',[100 -200 6.25 6.25], 'FaceColor',[0 0 0]);
rectangle('Position',[106.25 -200 6.25 6.25], 'FaceColor',[0 0 0]);
rectangle('Position',[125 -181.25 6.25 6.25], 'FaceColor',[0 0 0]);
rectangle('Position',[131.25 -181.25 6.25 6.25], 'FaceColor',[0 0 0]);
rectangle('Position',[125 -187.5 6.25 6.25], 'FaceColor',[1 1 1]);
rectangle('Position',[131.25 -187.5 6.25 6.25], 'FaceColor',[1 1 1]);
rectangle('Position',[137.5 -181.25 6.25 6.25], 'FaceColor',[0 0 0]);
rectangle('Position',[143.75 -181.25 6.25 6.25], 'FaceColor',[1 1 1]);
rectangle('Position',[137.5 -187.5 6.25 6.25], 'FaceColor',[1 1 1]);
rectangle('Position',[143.75 -187.5 6.25 6.25], 'FaceColor',[1 1 1]);
rectangle('Position',[125 -193.75 6.25 6.25], 'FaceColor',[1 1 1]);
rectangle('Position',[131.25 -193.75 6.25 6.25], 'FaceColor',[1 1 1]);
rectangle('Position',[125 -200 6.25 6.25], 'FaceColor',[0 0 0]);
rectangle('Position',[131.25 -200 6.25 6.25], 'FaceColor',[0 0 0]);
rectangle('Position',[137.5 -193.75 6.25 6.25], 'FaceColor',[1 1 1]);
rectangle('Position',[143.75 -193.75 6.25 6.25], 'FaceColor',[1 1 1]);
rectangle('Position',[137.5 -200 6.25 6.25], 'FaceColor',[0 0 0]);
rectangle('Position',[143.75 -200 6.25 6.25], 'FaceColor',[0 0 0]);
rectangle('Position',[150 -156.25 6.25 6.25], 'FaceColor',[0 0 0]);
rectangle('Position',[156.25 -156.25 6.25 6.25], 'FaceColor',[0 0 0]);
rectangle('Position',[150 -162.5 6.25 6.25], 'FaceColor',[1 1 1]);
rectangle('Position',[156.25 -162.5 6.25 6.25], 'FaceColor',[1 1 1]);
rectangle('Position',[175 -156.25 6.25 6.25], 'FaceColor',[0 0 0]);
rectangle('Position',[181.25 -156.25 6.25 6.25], 'FaceColor',[0 0 0]);
rectangle('Position',[175 -162.5 6.25 6.25], 'FaceColor',[1 1 1]);
rectangle('Position',[181.25 -162.5 6.25 6.25], 'FaceColor',[1 1 1]);
rectangle('Position',[187.5 -156.25 6.25 6.25], 'FaceColor',[0 0 0]);
rectangle('Position',[193.75 -156.25 6.25 6.25], 'FaceColor',[0 0 0]);
rectangle('Position',[187.5 -162.5 6.25 6.25], 'FaceColor',[1 1 1]);
rectangle('Position',[193.75 -162.5 6.25 6.25], 'FaceColor',[0 0 0]);
rectangle('Position',[187.5 -168.75 6.25 6.25], 'FaceColor',[1 1 1]);
rectangle('Position',[193.75 -168.75 6.25 6.25], 'FaceColor',[0 0 0]);
rectangle('Position',[187.5 -175 6.25 6.25], 'FaceColor',[1 1 1]);
rectangle('Position',[193.75 -175 6.25 6.25], 'FaceColor',[0 0 0]);
rectangle('Position',[162.5 -181.25 6.25 6.25], 'FaceColor',[0 0 0]);
rectangle('Position',[168.75 -181.25 6.25 6.25], 'FaceColor',[0 0 0]);
rectangle('Position',[162.5 -187.5 6.25 6.25], 'FaceColor',[1 1 1]);
rectangle('Position',[168.75 -187.5 6.25 6.25], 'FaceColor',[1 1 1]);
rectangle('Position',[150 -193.75 6.25 6.25], 'FaceColor',[1 1 1]);
rectangle('Position',[156.25 -193.75 6.25 6.25], 'FaceColor',[1 1 1]);
rectangle('Position',[150 -200 6.25 6.25], 'FaceColor',[0 0 0]);
rectangle('Position',[156.25 -200 6.25 6.25], 'FaceColor',[0 0 0]);
rectangle('Position',[162.5 -193.75 6.25 6.25], 'FaceColor',[1 1 1]);
rectangle('Position',[168.75 -193.75 6.25 6.25], 'FaceColor',[1 1 1]);
rectangle('Position',[162.5 -200 6.25 6.25], 'FaceColor',[0 0 0]);
rectangle('Position',[168.75 -200 6.25 6.25], 'FaceColor',[0 0 0]);
rectangle('Position',[187.5 -181.25 6.25 6.25], 'FaceColor',[1 1 1]);
rectangle('Position',[193.75 -181.25 6.25 6.25], 'FaceColor',[0 0 0]);
rectangle('Position',[187.5 -187.5 6.25 6.25], 'FaceColor',[1 1 1]);
rectangle('Position',[193.75 -187.5 6.25 6.25], 'FaceColor',[0 0 0]);
rectangle('Position',[175 -193.75 6.25 6.25], 'FaceColor',[1 1 1]);
rectangle('Position',[181.25 -193.75 6.25 6.25], 'FaceColor',[1 1 1]);
rectangle('Position',[175 -200 6.25 6.25], 'FaceColor',[0 0 0]);
rectangle('Position',[181.25 -200 6.25 6.25], 'FaceColor',[0 0 0]);
rectangle('Position',[187.5 -193.75 6.25 6.25], 'FaceColor',[1 1 1]);
rectangle('Position',[193.75 -193.75 6.25 6.25], 'FaceColor',[0 0 0]);
rectangle('Position',[187.5 -200 6.25 6.25], 'FaceColor',[0 0 0]);
rectangle('Position',[193.75 -200 6.25 6.25], 'FaceColor',[0 0 0]);
X=[186,181.25,181.25,171.875,165.625,159.375,153.125,153.125,159.375,165.625,171.875,171.875,171.875,165.625,156.25,143.75,131.25,121.875,115.625,109.375,103.125,93.75,81.25,68.75,59.375,59.375,56.25,43.75,34.375,28.125,21.875,15.625,15.625,21.875,21.875,21.875,21.875,21.875,18.75,15.625,15.625,18.75,13];
Y=[-13,-18.75,-31.25,-40.625,-40.625,-40.625,-46.875,-53.125,-59.375,-59.375,-65.625,-71.875,-78.125,-84.375,-93.75,-106.25,-118.75,-128.125,-134.375,-134.375,-134.375,-131.25,-118.75,-106.25,-96.875,-90.625,-81.25,-81.25,-90.625,-96.875,-103.125,-109.375,-115.625,-121.875,-128.125,-134.375,-140.625,-146.875,-156.25,-165.625,-171.875,-181.25,-186];
hold on;
plot(X,Y,'r');
legend('399.628','Location','southoutside');
